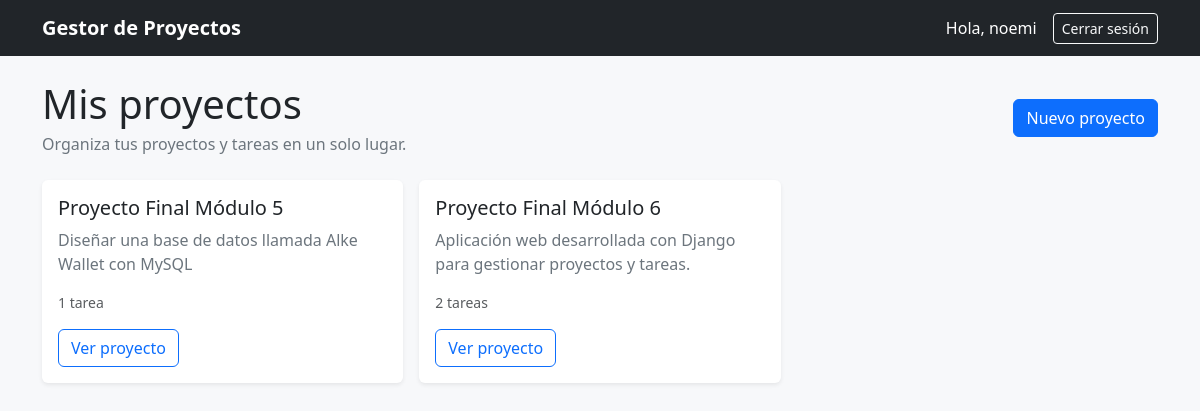
The page / (signed in) on the database its author committed.
### proyectos/models.py (models this page shows, shortened)
class Proyecto(models.Model):
    nombre = models.CharField(max_length=120)
    descripcion = models.TextField(blank=True)
    fecha_creacion = models.DateTimeField(auto_now_add=True)
    usuario = models.ForeignKey(
        User,
        on_delete=models.CASCADE,
        related_name="proyectos"
    )
    class Meta:
        ordering = ["-fecha_creacion"]

### proyectos/views.py (the view)
# urls.py: path("", ProyectoListView.as_view(), name="lista"),
class ProyectoListView(LoginRequiredMixin, ListView):
    model = Proyecto
    template_name = "proyectos/proyecto_list.html"
    context_object_name = "proyectos"
    def get_queryset(self):
        return Proyecto.objects.filter(usuario=self.request.user)

### proyectos/templates/proyectos/proyecto_list.html (shortened to what this page needs)
{% extends "base.html" %}
{% block contenido %}
<div class="d-flex justify-content-between align-items-center mb-4">
    <div>
        <h1 class="mb-1">Mis proyectos</h1>
        <p class="text-secondary mb-0">Organiza tus proyectos y tareas en un solo lugar.</p>
    </div>
    <a href="{% url 'proyectos:nuevo' %}" class="btn btn-primary">
        Nuevo proyecto
    </a>
</div>
<div class="row g-3">
    {% for proyecto in proyectos %}
        <div class="col-md-6 col-lg-4">
            <div class="card h-100 shadow-sm">
                <div class="card-body">
                    <h2 class="h5">{{ proyecto.nombre }}</h2>
                    <p class="text-secondary">
                        {{ proyecto.descripcion|default:"Sin descripción"|truncatechars:120 }}
                    </p>
                    <p class="small text-muted">
                        {{ proyecto.tareas.count }} tarea{{ proyecto.tareas.count|pluralize }}
                    </p>
                    <a href="{% url 'proyectos:detalle' proyecto.pk %}" class="btn btn-outline-primary">
                        Ver proyecto
                    </a>
                </div>
            </div>
        </div>
    {% empty %}
        <div class="col-12">
            <div class="alert alert-light border">
                Todavía no tienes proyectos. Puedes crear el primero con el botón “Nuevo proyecto”.
            </div>
        </div>
    {% endfor %}
</div>
{% endblock %}

### templates/base.html (shortened to what this page needs)
{% load static %}
<!DOCTYPE html>
<html lang="es">
<head>
    <link href="https://cdn.jsdelivr.net/npm/bootstrap@5.3.3/dist/css/bootstrap.min.css" rel="stylesheet">
    <link rel="stylesheet" href="{% static 'css/estilos.css' %}">
</head>
<body>
<nav class="navbar navbar-expand-lg navbar-dark bg-dark mb-4">
    <div class="container">
        <a class="navbar-brand fw-semibold" href="{% url 'proyectos:lista' %}">
            Gestor de Proyectos
        </a>
        <div class="ms-auto d-flex align-items-center gap-2">
            {% if user.is_authenticated %}
                <span class="text-white me-2">Hola, {{ user.username }}</span>
                <form method="POST" action="{% url 'logout' %}">
                    <button type="submit" class="btn btn-outline-light btn-sm">Cerrar sesión</button>
                </form>
            {% else %}
                <a href="{% url 'login' %}" class="btn btn-outline-light btn-sm">Iniciar sesión</a>
                <a href="{% url 'registro' %}" class="btn btn-light btn-sm">Registrarse</a>
            {% endif %}
        </div>
    </div>
</nav>
<main class="container pb-5">
    {% block contenido %}{% endblock %}
</main>
</body>
</html>

### static/css/estilos.css (style rules this page uses)
body { background: #f7f8fa; }
.card { border: 0; }

### rows shown on the page
Proyecto: nombre "Proyecto Final Módulo 5", descripcion "Diseñar una base de datos llamada Alke Wallet con MySQL", tareas.count "1"
Proyecto: nombre "Proyecto Final Módulo 6", descripcion "Aplicación web desarrollada con Django para gestionar proyectos y tareas.", tareas.count "2"

### other values the page prints
{{ user.username }} "noemi"
